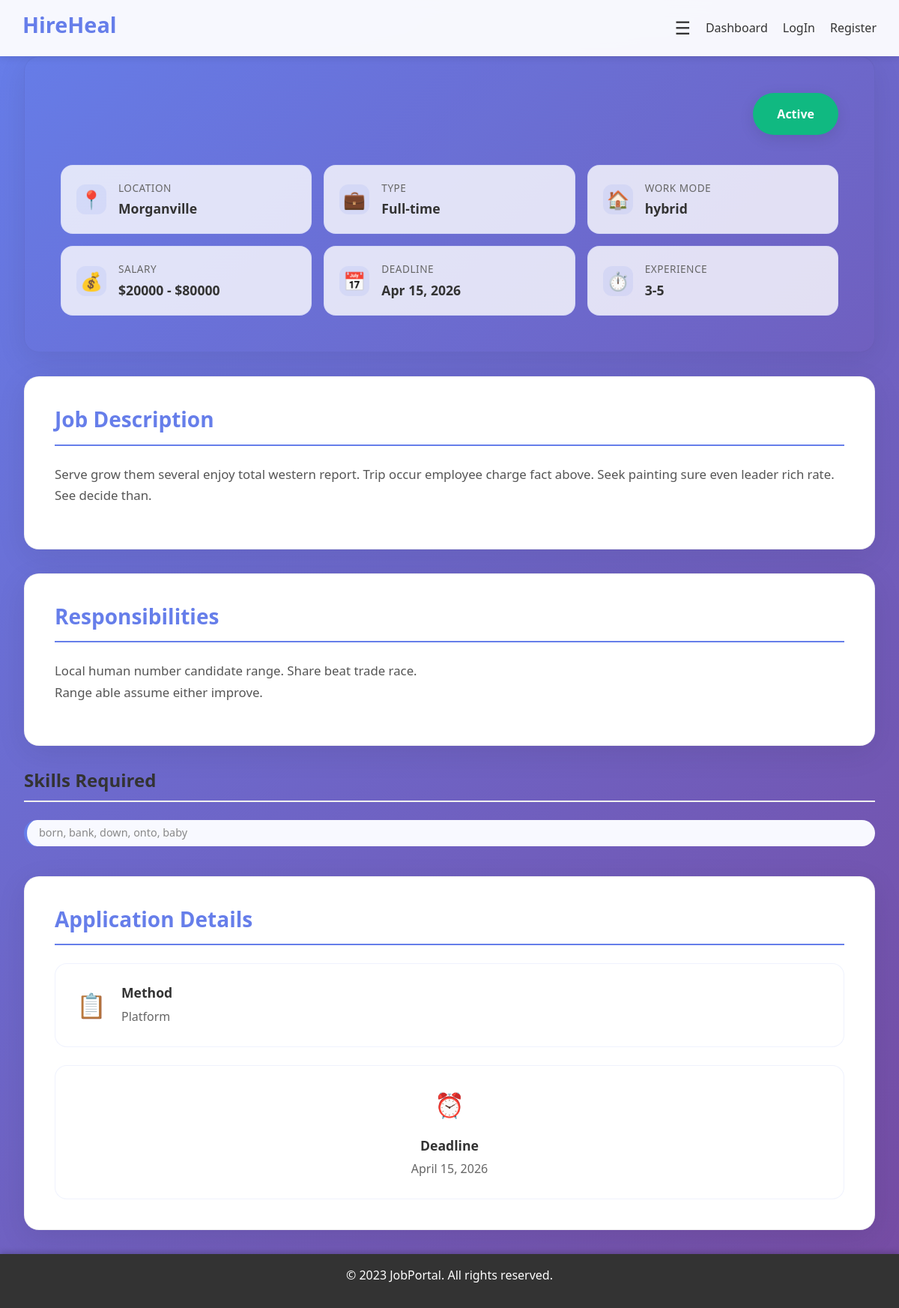
Page /dashboard/manage_job/view_job/50 on the committed database.
### jobs/models.py (models this page shows, shortened)
class Jobs(models.Model):
    EXPERIENCE_CHOICES=[
        ('fresher','Freshers'),
        ('1-2','1-2 Years'),
        ('3-5','3-5 Years'),
        ('5+','5+ Years'),
    ]
    WORK_MODE_CHOICES=[
        ('onsite','onsite'),
        ('remote','remote'),
        ('hybrid','hybrid'),
    ]
    APPLICATION_METHOD_CHOICES=[
        ('platform','Apply on Platform'),
        ('external','External Link'),
    ]
    STATUS_CHOICES=[
        ('Draft','Draft'),
        ('Published','Published'),
        ('Closed','Closed'),
        ('Active','Active')
    ]
    employer=models.ForeignKey(User,related_name='posted_job',on_delete=models.CASCADE)
    company=models.ForeignKey(Employer,related_name='jobs', on_delete=models.CASCADE,null=True,blank=True)
    description=models.TextField()
    title=models.CharField(max_length=50,null=True,blank=True)
    experience_required=models.CharField(choices=EXPERIENCE_CHOICES ,max_length=50,null=True,blank=True)
    work_mode=models.CharField(choices=WORK_MODE_CHOICES,max_length=50,null=True,blank=True)
    salary_min=models.PositiveIntegerField(null=True,blank=True)
    salary_max=models.PositiveIntegerField(null=True,blank=True)
    responsibility=models.TextField(null=True,blank=True)
    skills=models.CharField(max_length=250,help_text="Enter skills seperated by commas",null=True,blank=True)
    application_deadline=models.DateField(default=timezone.now)
    application_method=models.CharField(max_length=20,choices=APPLICATION_METHOD_CHOICES,default='platform')
    application_email=models.EmailField(max_length=254,blank=True,null=True)
    status=models.CharField(max_length=50,choices=STATUS_CHOICES,default='Draft')
    updated_at=models.DateTimeField(auto_now=True)
    location=models.CharField(max_length=100)
    job_type=models.CharField(max_length=50)
    created_at=models.DateTimeField(auto_now_add=True)
    is_active=models.BooleanField(default=True)

### jobs/views.py (the view)
# urls.py: path('manage_job/view_job/<int:view_id>', views.view_job, name='view_job'),
def view_job(request,view_id):
    job=get_object_or_404(Jobs,pk=view_id)
    return render(request,'dashboard/view.html',{'job':job})

### templates/dashboard/view.html (shortened to what this page needs)
{% extends "base.html" %}
{% block content %}
<div class="main-layout">
    <div class="main-content-wrapper">
        <div class="main_content">
            <div class="responsive-container">
                <section class="job-hero">
                    <div class="job-hero-content">
                        <div class="job-title-wrapper">
                        </div>
                        <div class="status-wrapper">
                            <span class="status-badge {% if job.is_active %}active{% else %}closed{% endif %}">
                                {% if job.is_active %}Active{% else %}Closed{% endif %}
                            </span>
                        </div>
                    </div>
                    <div class="info-grid">
                        <div class="info-item">
                            <div class="info-icon">📍</div>
                            <div class="info-text">
                                <span class="info-label">Location</span>
                                <span class="info-value">{{ job.location }}</span>
                            </div>
                        </div>
                        <div class="info-item">
                            <div class="info-icon">💼</div>
                            <div class="info-text">
                                <span class="info-label">Type</span>
                                <span class="info-value">{{ job.job_type }}</span>
                            </div>
                        </div>
                        <div class="info-item">
                            <div class="info-icon">🏠</div>
                            <div class="info-text">
                                <span class="info-label">Work Mode</span>
                                <span class="info-value">{{ job.work_mode }}</span>
                            </div>
                        </div>
                        <div class="info-item">
                            <div class="info-icon">💰</div>
                            <div class="info-text">
                                <span class="info-label">Salary</span>
                                <span class="info-value">${{ job.salary_min }} - ${{ job.salary_max }}</span>
                            </div>
                        </div>
                        <div class="info-item">
                            <div class="info-icon">📅</div>
                            <div class="info-text">
                                <span class="info-label">Deadline</span>
                                <span class="info-value">{{ job.application_deadline|date:"M d, Y" }}</span>
                            </div>
                        </div>
                        <div class="info-item">
                            <div class="info-icon">⏱️</div>
                            <div class="info-text">
                                <span class="info-label">Experience</span>
                                <span class="info-value">{{ job.experience_required }}</span>
                            </div>
                        </div>
                    </div>
                </section>
                <section class="content-section">
                    <div class="section-header">
                        <h3>Job Description</h3>
                    </div>
                    <div class="section-content">
                        {{ job.description|linebreaks }}
                    </div>
                </section>
                <section class="content-section">
                    <div class="section-header">
                        <h3>Responsibilities</h3>
                    </div>
                    <div class="section-content">
                        {{ job.responsibility|linebreaks }}
                    </div>
                </section>
                <div style="margin-bottom: 2rem;">
    <h3 style="color: #333; font-size: clamp(1.3rem, 4vw, 1.5rem); margin-bottom: 1rem; border-bottom: 2px solid #f0f0f0; padding-bottom: 0.75rem; font-weight: 700;">Skills Required</h3>
    <div style="
        display: flex;
        flex-wrap: wrap;
        gap: 0.6rem;
        padding: 0.5rem 0;
        max-width: 100%;
        word-break: break-word;
    ">
        <span style="
            background:  #f8f9ff;
            color: #888;
            border-left: 4px solid #667eea;
            padding: 0.45rem 1rem;
            font-size: clamp(0.8rem, 2.3vw, 0.9rem);
            font-weight: 500;
            border-radius: 20px;
            line-height: 1.4;
            flex: 1 1 auto;
            min-width: 0;
            max-width: 100%;
            hyphens: auto;
            word-wrap: break-word;
            overflow-wrap: break-word;
            box-sizing: border-box;
        ">
            {{ job.skills }}
        </span>
    </div>
</div>
                <section class="content-section">
                    <div class="section-header">
                        <h3>Application Details</h3>
                    </div>
                    <div class="app-details-wrapper">
                        <div class="detail-row">
                            <div class="detail-card">
                                <div class="detail-icon">📋</div>
                                <div class="detail-content">
                                    <h4>Method</h4>
                                    <p>{{ job.application_method|title }}</p>
                                </div>
                            </div>
                        </div>
                        <div class="detail-row">
                            <div class="detail-card full-width">
                                <div class="detail-icon">⏰</div>
                                <div class="detail-content">
                                    <h4>Deadline</h4>
                                    <p>{{ job.application_deadline|date:"F d, Y" }}</p>
                                </div>
                            </div>
                        </div>
                    </div>
                </section>
            </div>
        </div>
    </div>
</div>
{% endblock %}

### static/css/employer.css (style rules this page uses)
* { margin: 0; padding: 0; box-sizing: border-box; }
body { font-family: 'Roboto', sans-serif; line-height: 1.6; color: #333; background: linear-gradient(135deg, #667eea 0%, #764ba2 100%); min-height: 100vh; }

### templates/dashboard/view.html (style rules this page uses)
.responsive-container { max-width: 1200px; margin: 0 auto; padding: 0 clamp(1rem, 3vw, 2rem); }
.job-hero, .content-section, .footer-info { background: #fff; border-radius: 20px; box-shadow: 0 10px 40px rgba(0,0,0,0.08); margin-bottom: 2rem; overflow: hidden; border: 1px solid rgba(0,0,0,0.05); }
.job-hero { background: linear-gradient(135deg, #667eea10 0%, #764ba210 100%); padding: clamp(2rem, 5vw, 3rem); }
.content-section { padding: clamp(1.5rem, 4vw, 2.5rem); }
.job-hero-content { display: flex; justify-content: space-between; align-items: flex-start; gap: 2rem; margin-bottom: 2.5rem; flex-wrap: wrap; }
.job-title-wrapper { flex: 1; min-width: 0; }
.status-wrapper { flex-shrink: 0; }
.status-badge { display: inline-flex; padding: clamp(0.6rem, 2vw, 1rem) clamp(1.5rem, 4vw, 2rem); border-radius: 50px; font-weight: 600; font-size: clamp(0.85rem, 2.5vw, 1rem); box-shadow: 0 5px 20px rgba(0,0,0,0.1); }
.status-badge.active { background: #10b981; color: white; }
.info-grid { display: grid; grid-template-columns: repeat(auto-fit, minmax(250px, 1fr)); gap: 1rem; margin-top: 1rem; }
.info-item { display: flex; align-items: center; gap: 1rem; padding: 1.25rem; background: rgba(255,255,255,0.8); border-radius: 16px; border: 1px solid rgba(102,126,234,0.1); transition: all 0.3s ease; }
.info-icon { font-size: 1.5rem; flex-shrink: 0; width: 2.5rem; height: 2.5rem; display: flex; align-items: center; justify-content: center; border-radius: 12px; background: rgba(102,126,234,0.1); }
.info-text { flex: 1; min-width: 0; }
.info-label { display: block; font-size: 0.85rem; color: #666; font-weight: 500; text-transform: uppercase; letter-spacing: 0.5px; margin-bottom: 0.25rem; }
.info-value { display: block; font-size: clamp(0.95rem, 2.5vw, 1.1rem); font-weight: 600; color: #333; overflow: hidden; text-overflow: ellipsis; white-space: nowrap; }
.section-header { margin-bottom: 1.5rem; padding-bottom: 1rem; border-bottom: 2px solid #667eea; }
.section-header h3 { color: #667eea; font-size: clamp(1.25rem, 4vw, 1.75rem); margin: 0; font-weight: 700; display: flex; align-items: center; gap: 0.75rem; }
.section-content { color: #555; line-height: 1.7; font-size: clamp(0.95rem, 2.5vw, 1.05rem); }
.app-details-wrapper { display: flex; flex-direction: column; gap: 1.5rem; }
.detail-row { display: flex; gap: 1.5rem; flex-wrap: wrap; }
.detail-card { flex: 1; min-width: 280px; background: rgba(255,255,255,0.7); padding: 1.75rem; border-radius: 16px; display: flex; align-items: center; gap: 1.25rem; border: 1px solid rgba(102,126,234,0.1); transition: all 0.3s ease; }
.detail-card.full-width { min-width: 100%; flex-direction: column; text-align: center; }
.detail-icon { font-size: 2rem; flex-shrink: 0; }
.detail-content h4 { margin: 0 0 0.5rem 0; color: #333; font-size: 1.1rem; font-weight: 700; }
.detail-content p { margin: 0; color: #666; font-size: 1rem; font-weight: 500; }
* { box-sizing: border-box; }

### rows in the picture
Jobs: location "Morganville", job_type "Full-time", work_mode "hybrid", salary_min "20000", salary_max "80000", application_deadline "Apr 15, 2026", experience_required "3-5", description "Serve grow them several enjoy total western report. Trip occur employee charge fact above. Seek painting sure even leader rich rate. See decide than.", responsibility "Local human number candidate range. Share beat trade race. Range able assume either improve.", skills "born, bank, down, onto, baby", application_method "Platform", application_deadline "April 15, 2026"
